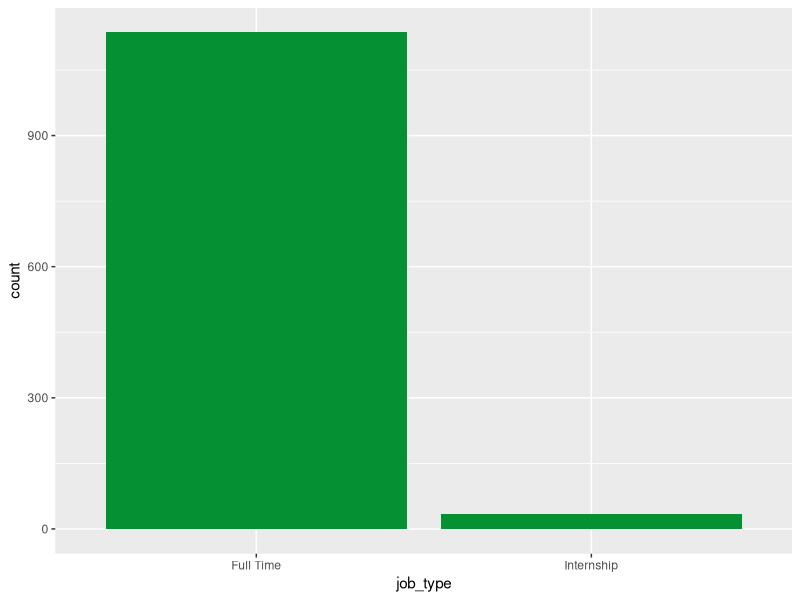
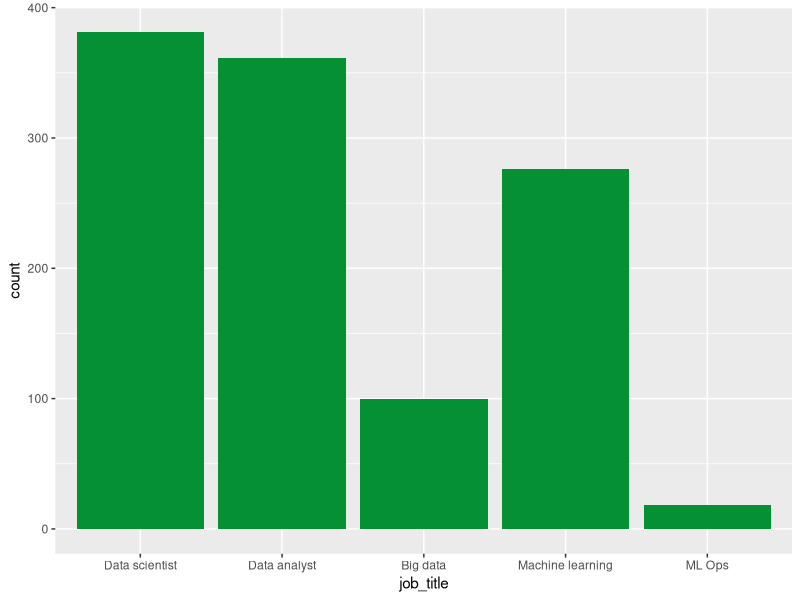
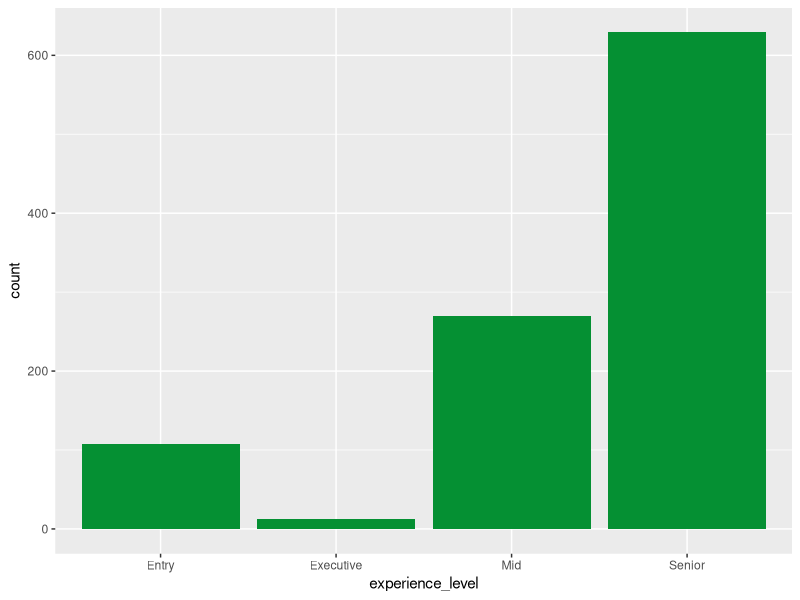
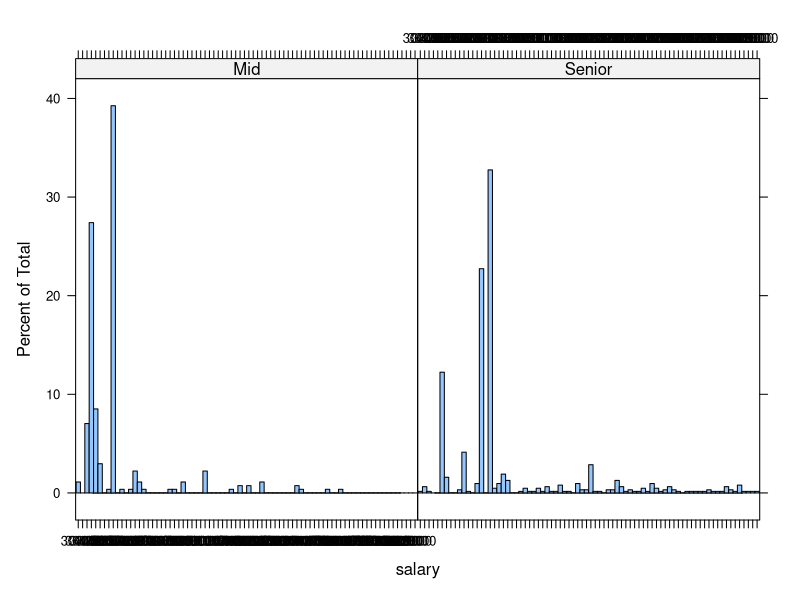
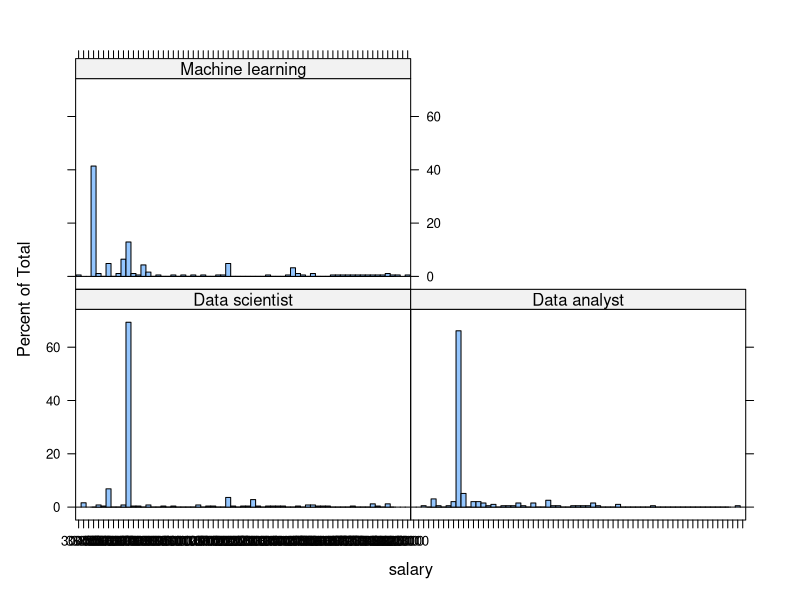

The R script that drew these images, in order:
library(dplyr)
library(lattice)
library(tidyverse)
library(ggplot2)
library(plyr)
df <- read.csv('datascience_salaries.csv')
df$job_title<-as_factor(df$job_title)
df$job_type<-as.factor(df$job_type)
df$experience_level<-as.factor(df$experience_level)
df$location<-as_factor(df$location)
df$salary_currency<-as_factor(df$salary_currency)
df$salary<-as_factor(df$salary)
View(df)
summary(df)
glimpse(df)
colSums(is.na(df))

df$salary_currency[df$salary_currency=='EUR']= 'USD'
df$salary_currency[df$salary_currency== 'GBP']= 'USD'

df %>% ggplot(aes(job_type))+
  geom_bar(stat="Count",fill="#059033")

df2=subset(df,job_type=="Full Time")
View(df2)

df2 %>% ggplot(aes(job_title))+
  geom_bar(stat="Count",fill="#059033")

d3=subset(df2,job_title=="Data analyst")
d4=subset(df2,job_title=="Data scientist")
d5=subset(df2,job_title=="Machine learning")

d6=rbind(d3,d4,d5)
d6 %>% ggplot(aes(experience_level))+
  geom_bar(stat="Count",fill="#059033")

d7=subset(d6,experience_level=='Mid')
d8=subset(d6,experience_level=="Senior")
d9=rbind(d7,d8)

count(d9,'experience_level')
histogram(~salary|experience_level,data=d9)

d10=subset(d9,experience_level=="Senior")

count(d10,"job_title")
histogram(~salary|job_title,data=d10)
View(df)



